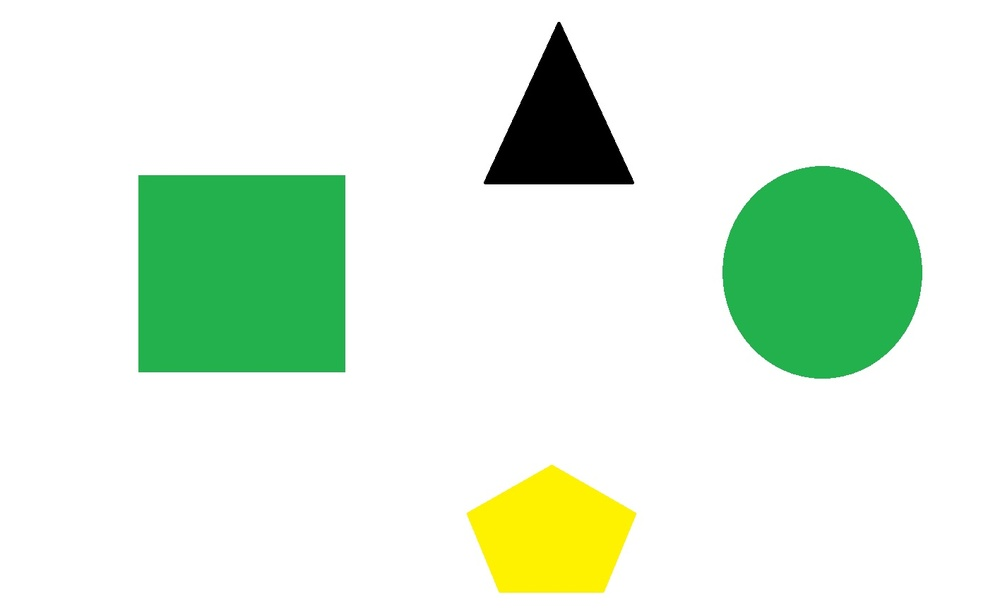
#> input picture eleven_task/test_2 example task №11.jpg, 1000 x 616 px, shrunk from 1416 x 872 before the run
$ python eleven_task.py
#> lines starting #> are read from the running program, lines starting #| are printed output that depends on the picture; after the words box and inside, x2 and y2 are one past the last pixel; in counts of white or black regions, pixels touching at a corner belong together
import numpy as np
import cv2

image = cv2.imread("test_2 example task №11.jpg")
#> image is the input picture: shape (616, 1000, 3); mean B, G, R 222.1, 240, 223.3
cv2.imshow("original image", image)
cv2.waitKey(0)

blurred_image = cv2.GaussianBlur(image, (11, 11), 0)
cv2.imshow("clean image", blurred_image)
cv2.waitKey(0)

hsv_image = cv2.cvtColor(blurred_image, cv2.COLOR_BGR2HSV)
#> hsv_image: shape (616, 1000, 3); mean H, S, V 10.6, 30.7, 240.3
cv2.imshow("hsv image", hsv_image)
cv2.waitKey(0)

hsv_green_min = np.array((36, 25, 25), np.uint8)
hsv_green_max = np.array((70, 255, 255), np.uint8)
green_mask = cv2.inRange(hsv_image, hsv_green_min, hsv_green_max)
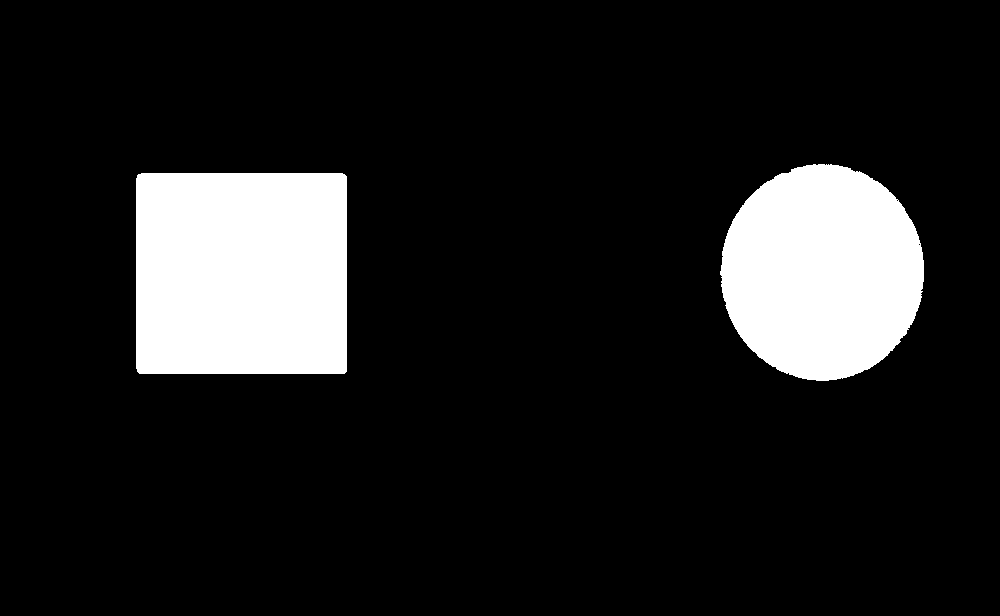
#> green_mask: shape (616, 1000); 12.5% white; 2 white regions
cv2.imshow("green mask", green_mask)
cv2.waitKey(0)

green_contours, green_hierarchy = cv2.findContours(green_mask.copy(), cv2.RETR_TREE, cv2.CHAIN_APPROX_SIMPLE)
#> green_contours = 4 contours, 2 with area under 20; largest, box (x1, y1, x2, y2) and area: (136, 173, 347, 374) 41978, (720, 164, 924, 381) 34212; green_hierarchy = [[1, -1, -1, -1], [-1, 0, 2, -1], [3, -1, -1, 1], [-1, 2, -1, 1]]
